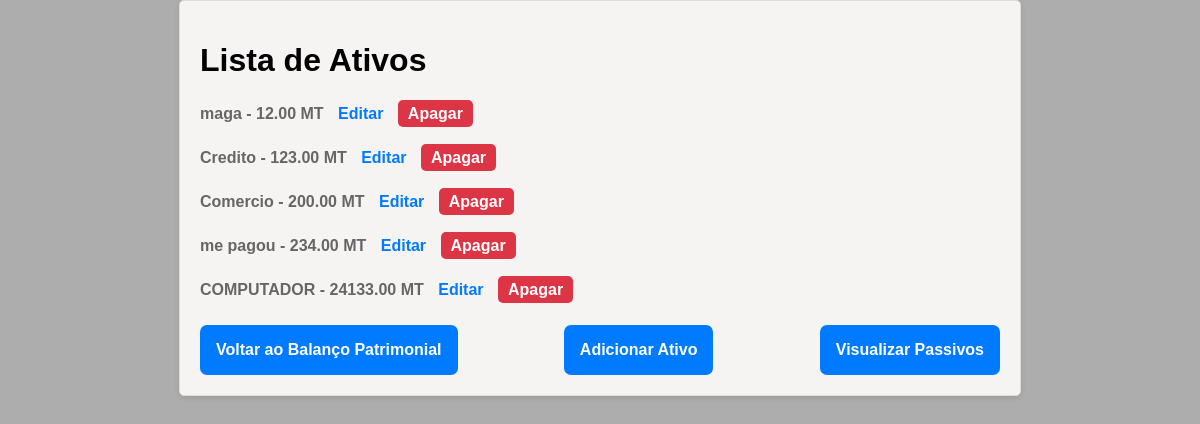
The page /ativos/ on the database as committed earlier.
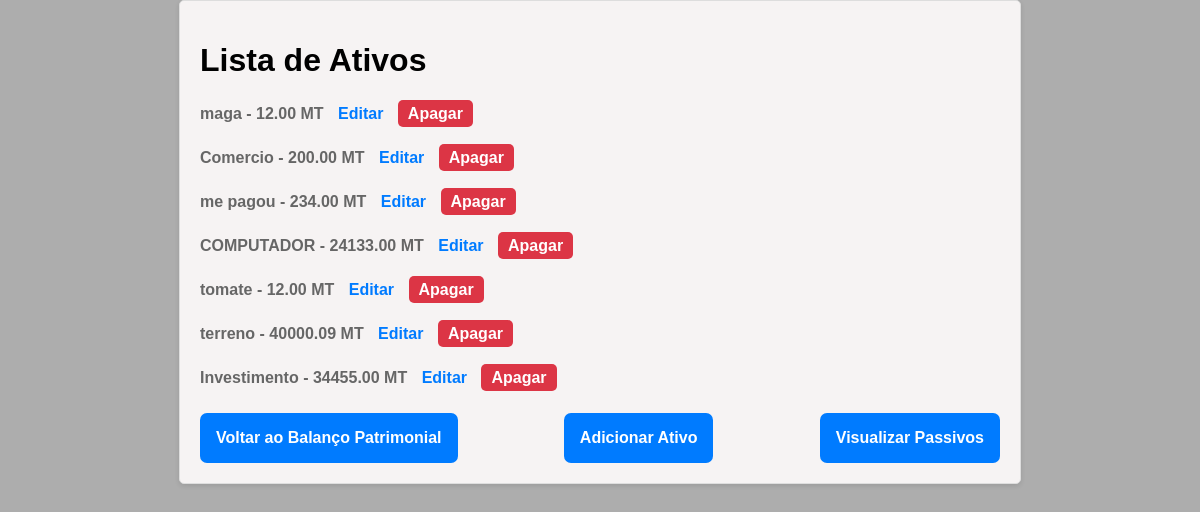
The same page on the database as committed later.
### balanco/models.py (models this page shows)
class Ativo(models.Model):
    nome = models.CharField(max_length=100)
    valor = models.DecimalField(max_digits=10, decimal_places=2)

### balanco/views.py (the view)
# urls.py: path('ativos/', views.ativos_listagem, name='ativos_listagem'),
def ativos_listagem(request):
    ativos = Ativo.objects.all()
    return render(request, 'balanco/ativos_listagem.html', {'ativos': ativos})

### balanco/templates/balanco/ativos_listagem.html (shortened to what this page needs)
{% load static %}
<!DOCTYPE html>
<html>
<head>
    <link rel="stylesheet" href="{% static 'css/styleViews.css' %}">
</head>
<body>
    <div class="container">
    <h1>Lista de Ativos</h1>
    <ul>
        {% for ativo in ativos %}
    <p>
        {{ ativo.nome }} -  {{ ativo.valor }} MT
        <a href="{% url 'editar_ativo' ativo.id %}">Editar</a>
        <a id="apagar" href="{% url 'apagar_ativo' ativo.id %}">Apagar</a>
    </p>
{% endfor %}
    </ul>
<div class="botoes">
    <a class="voltar" href="{% url 'balanco_patrimonial' %}">Voltar ao Balanço Patrimonial</a>
    <a class="voltar" href="{% url 'adicionar_ativo' %}" class="link">Adicionar Ativo</a>
    <a class="voltar" href="{% url 'passivos_listagem' %}" class="link">Visualizar Passivos</a>
</div>
</div>
</body>
</html>

Rows that differ between the two databases and show on the page:
removed Ativo: nome "Credito", valor "123.00"
added Ativo: nome "tomate", valor "12.00"
added Ativo: nome "terreno", valor "40000.09"
added Ativo: nome "Investimento", valor "34455.00"
